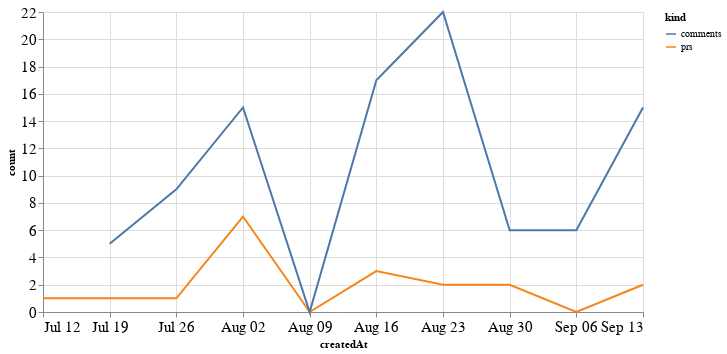

Notebook code cell kept with this figure:
### Code cell
alt.Chart(total_time, width=600).mark_line().encode(
    x='createdAt',
    y='count',
    color='kind'
)

### Figure 1 — Vega-Lite specification as saved in the notebook (floating-point values rounded to 4 significant figures)
{"config": {"axisLeft": {"labelFontSize": 15}, "axisBottom": {"labelFontSize": 15}}, "data": {"name": "data-899aa48cba57e88938b702c30799158d"}, "mark": "line", "encoding": {"color": {"type": "nominal", "field": "kind"}, "x": {"type": "temporal", "field": "createdAt"}, "y": {"type": "quantitative", "field": "count"}}, "width": 600, "$schema": "https://vega.github.io/schema/vega-lite/v4.8.1.json", "datasets": {"data-899aa48cba57e88938b702c30799158d": [{"createdAt": "2020-07-12T00:00:00", "kind": "prs", "count": 1.0}, {"createdAt": "2020-07-19T00:00:00", "kind": "prs", "count": 1.0}, {"createdAt": "2020-07-26T00:00:00", "kind": "prs", "count": 1.0}, {"createdAt": "2020-08-02T00:00:00", "kind": "prs", "count": 7.0}, {"createdAt": "2020-08-09T00:00:00", "kind": "prs", "count": 0.0}, {"createdAt": "2020-08-16T00:00:00", "kind": "prs", "count": 3.0}, {"createdAt": "2020-08-23T00:00:00", "kind": "prs", "count": 2.0}, {"createdAt": "2020-08-30T00:00:00", "kind": "prs", "count": 2.0}, {"createdAt": "2020-09-06T00:00:00", "kind": "prs", "count": 0.0}, {"createdAt": "2020-09-13T00:00:00", "kind": "prs", "count": 2.0}, {"createdAt": "2020-07-12T00:00:00", "kind": "comments", "count": null}, {"createdAt": "2020-07-19T00:00:00", "kind": "comments", "count": 5.0}, {"createdAt": "2020-07-26T00:00:00", "kind": "comments", "count": 9.0}, {"createdAt": "2020-08-02T00:00:00", "kind": "comments", "count": 15.0}, {"createdAt": "2020-08-09T00:00:00", "kind": "comments", "count": 0.0}, {"createdAt": "2020-08-16T00:00:00", "kind": "comments", "count": 17.0}, {"createdAt": "2020-08-23T00:00:00", "kind": "comments", "count": 22.0}, {"createdAt": "2020-08-30T00:00:00", "kind": "comments", "count": 6.0}, {"createdAt": "2020-09-06T00:00:00", "kind": "comments", "count": 6.0}, {"createdAt": "2020-09-13T00:00:00", "kind": "comments", "count": 15.0}]}}
